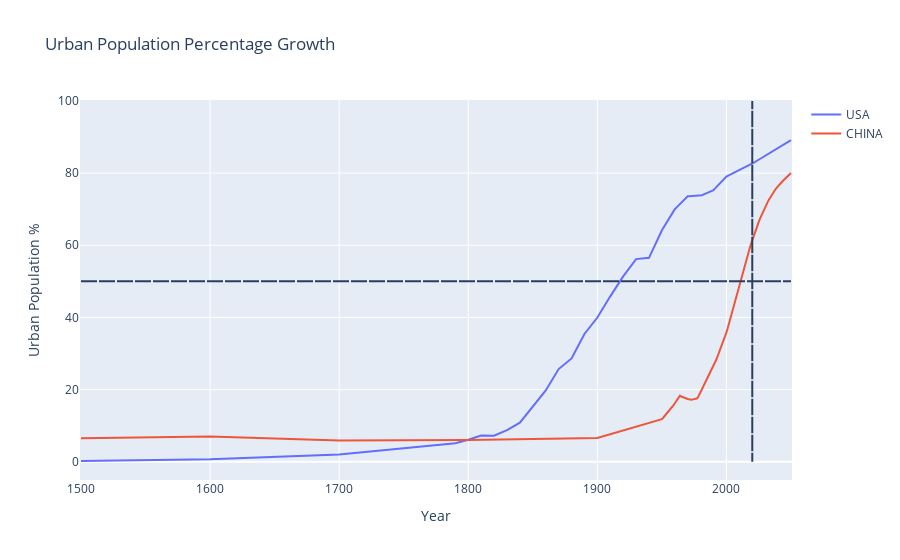

Notebook code for this chart:
### Code cell
population = pd.read_csv('./datasets/urban-vs-rural-majority.csv')
# All united states data
usa = population[population["Entity"] == "United States"]

# All china data
chn = population[population["Entity"] == "China"]

trace1 = go.Scatter(
    name = "USA",
    x = list(usa["Year"]),
    y = list(usa["Urban population (%) long-run with 2050 projections (OWID)"])
)

trace2 = go.Scatter(
    name = "CHINA",
    x = list(chn["Year"]),
    y = list(chn["Urban population (%) long-run with 2050 projections (OWID)"])
)

layout = go.Layout(
    title = "Urban Population Percentage Growth",
    yaxis = dict(title='Urban Population %'),
    xaxis = dict(title = "Year"),
    shapes = [
        {'type':'rect', 'x0':1500, 'y0':50, 'x1':2050, 'y1':50, 'line':{ 'dash':'dash' }},
        {'type':'rect', 'x0':2020, 'y0':0, 'x1':2020, 'y1':100, 'line':{ 'dash':'dash' }}
        ]
    )

data = [trace1, trace2]
fig = go.Figure(data=data, layout=layout)
fig
